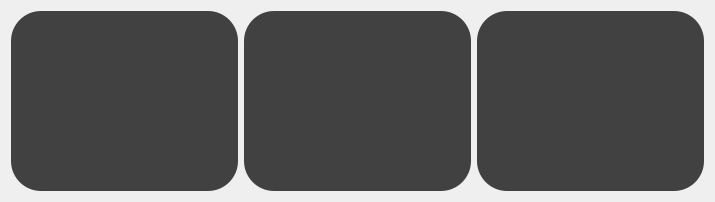
                                 <widget class="QWidget" name="scrollAreaWidgetContents_7">
                                  <property name="geometry">
                                   <rect>
                                    <x>0</x>
                                    <y>0</y>
                                    <width>711</width>
                                    <height>198</height>
                                   </rect>
                                  </property>
                                  <layout class="QGridLayout" name="gridLayout_25">
                                   <item row="0" column="0">
                                    <widget class="QWidget" name="widget_31" native="true">
                                     <property name="minimumSize">
                                      <size>
                                       <width>227</width>
                                       <height>180</height>
                                      </size>
                                     </property>
                                     <property name="maximumSize">
                                      <size>
                                       <width>227</width>
                                       <height>180</height>
                                      </size>
                                     </property>
                                     <property name="styleSheet">
                                      <string notr="true">background-color: rgb(65, 65, 65);
border-top-left-radius: 30px;
border-top-right-radius: 30px;
border-bottom-left-radius: 30px;
border-bottom-right-radius: 30px;
</string>
                                     </property>
                                    </widget>
                                   </item>
                                   <item row="0" column="2">
                                    <widget class="QWidget" name="widget_32" native="true">
                                     <property name="minimumSize">
                                      <size>
                                       <width>227</width>
                                       <height>180</height>
                                      </size>
                                     </property>
                                     <property name="maximumSize">
                                      <size>
                                       <width>227</width>
                                       <height>180</height>
                                      </size>
                                     </property>
                                     <property name="styleSheet">
                                      <string notr="true">background-color: rgb(65, 65, 65);
border-top-left-radius: 30px;
border-top-right-radius: 30px;
border-bottom-left-radius: 30px;
border-bottom-right-radius: 30px;
</string>
                                     </property>
                                    </widget>
                                   </item>
                                   <item row="0" column="1">
                                    <widget class="QWidget" name="widget_33" native="true">
                                     <property name="minimumSize">
                                      <size>
                                       <width>227</width>
                                       <height>180</height>
                                      </size>
                                     </property>
                                     <property name="maximumSize">
                                      <size>
                                       <width>227</width>
                                       <height>180</height>
                                      </size>
                                     </property>
                                     <property name="styleSheet">
                                      <string notr="true">background-color: rgb(65, 65, 65);
border-top-left-radius: 30px;
border-top-right-radius: 30px;
border-bottom-left-radius: 30px;
border-bottom-right-radius: 30px;
</string>
                                     </property>
                                    </widget>
                                   </item>
                                  </layout>
                                 </widget>
